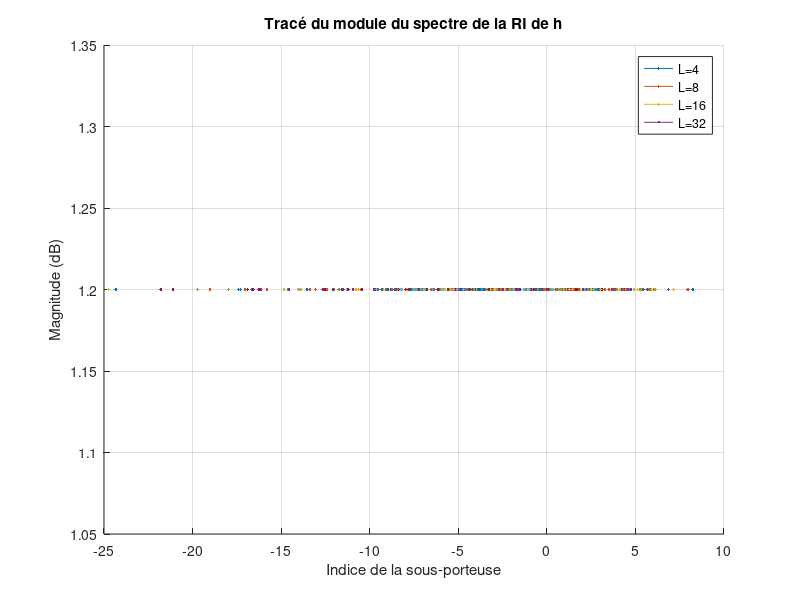
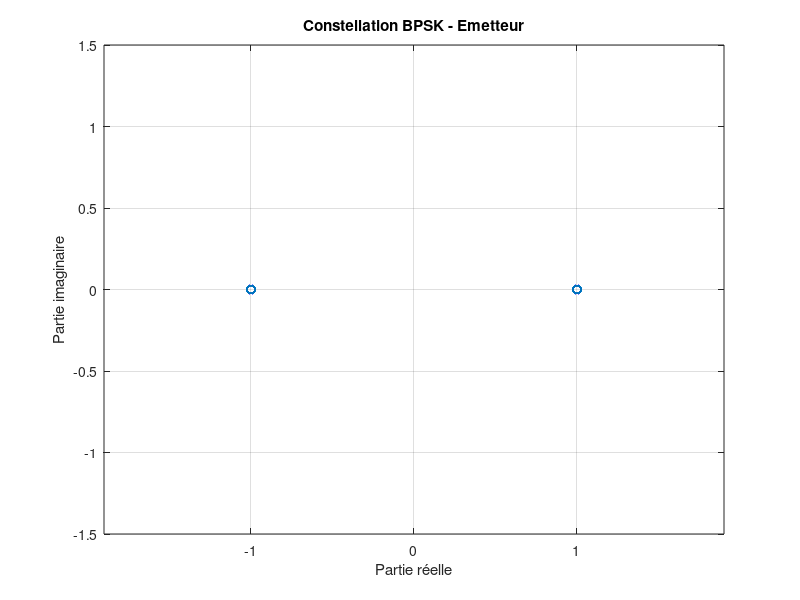
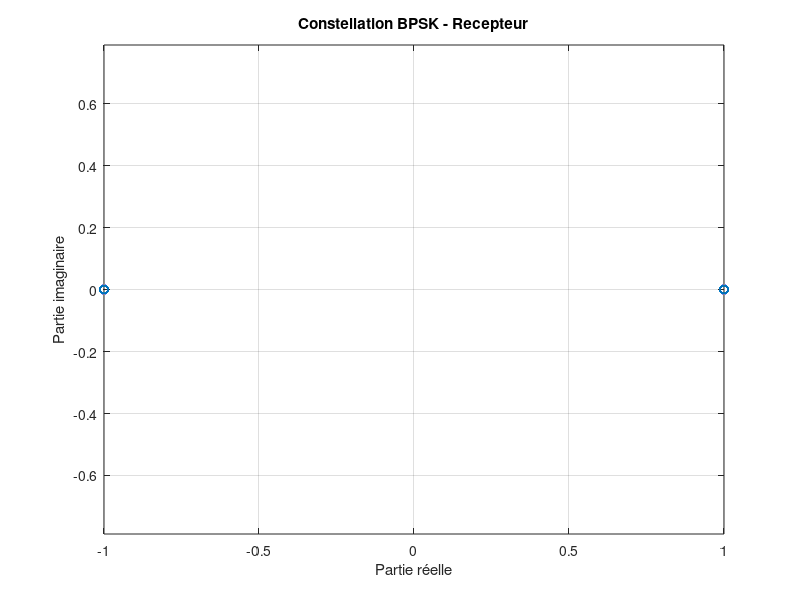

The MATLAB source for these figures, in order: (Note: this script raises an error after producing the figures.)
clear
clc
close all

% Implémentation modulation/démodulation OFDM

% Chaine de communication OFDM (Wifi, 4G, 4G Edge, 5G, ...)

% Version avec intervalle de garde

%% Paramètres
M = 2; % BPSK
cstl = exp(1j*2*pi*(0:M-1)/M);

N = 128; % Nb de sous porteuses
K = 500; % Nb de symboles par sous-porteuses

nb_classes = 100;
L = 16; % Longueur du préfixe cyclique

% Paramètres bruit blanc
sigma = 0;

%% Emetteur 
idx = randi([0, M-1], 1, K*N);
S = cstl(idx + 1); %Stream de symboles

% Démultiplexage (Passage d'un signal série à un signal parallèle)
S_reshaped = reshape(S, N, K); 

% Bloc IFFT pour la modulation
S_ifft = ifft(S_reshaped, N, 1)*sqrt(N);

% Insertion préfixe cylclique
S_Prefixced = S_ifft(N-L+1:end,:); 
Sn_Prefixced = [S_Prefixced; S_ifft];

% Multiplexage (Permet de passer à des signaux en série)
x = Sn_Prefixced(:).';

%% Canal 

% Fonction de transfert du canal (Canal complexe de variance 1/L)
%h=1; %Pour tester que le TEB = 0 couplé à sigma = 0, question (3.2.2)
h = sqrt(1/(2*L)) * (randn(1,L) + 1j*randn(1,L));

% Convolution du signal avec la réponse impulsionnelle du canal
x_canal = conv(x, h);
x_canal = x_canal(1:length(x));

% Génération d'un bruit blanc Gaussien
bruit_blanc = randn(1, (N+L)*K) * sqrt(sigma);

% Signal bruité
x_bruite = x_canal + bruit_blanc;

%% Récepteur
% Signal recu en série

% Démultiplexage (Passage d'un signal série à un signal parallèle)
R_reshaped = reshape(x_bruite, (N+L), K);

% On enleve le préfixe cyclique
R_sansPrefix = R_reshaped(L+1:end, :); % Matrice sans prefixe cyclique

% Bloc FFT pour la démodulation
S_fft = fft(R_sansPrefix, N, 1)/sqrt(N);

% Egalistation/Forcage à zéro
H = fft(h,N).';
S_estime = S_fft ./ H;

% Multiplexage (Permet de passer à des signaux en série)
S_recieved = S_estime(:).'; % Symboles reçus

%% Bloc de décision
S_decode = zeros(1, K*N);    % vecteur ligne

for i= 1:(K*N)
    if real(S_recieved(i))> 0 
        S_decode(i) = 0; % BPSK: 1 for positive real part
    else
        S_decode(i) = 1; % BPSK: 0 for non-positive real part
    end
end


%% TEB (Taux d'erreur binaire)
TEB = sum(S_decode ~= idx)/(K*N);

%% Affichages

% Module du spectre de la RI
L = 4;

figure; 
hold on; 
for i=1:4
    h = sqrt(1/(2*L)) * (randn(1,L) + 1j*randn(1,L));
    H = abs(fft(h, N));
    plot(20*log10(H), LineWidth=1.2);
    L = L * 2;
end

title('Tracé du module du spectre de la RI de h');
xlabel('Indice de la sous-porteuse');
ylabel('Magnitude (dB)');
legend('L=4', 'L=8', 'L=16', 'L=32', 'Location', 'best');
grid on;

% Constellations

% Affichage constellation côté émetteur 
figure;
plot(real(S), imag(S), 'o');
xlabel('Partie réelle');
ylabel('Partie imaginaire');
ylim([-1.5;1.5]);
title('Constellation BPSK - Emetteur');
axis equal;
grid on;

% Affichage constellation côté récepteur 
figure;
plot(real(S_recieved), imag(S_recieved), 'o');
xlabel('Partie réelle');
ylabel('Partie imaginaire');
title('Constellation BPSK - Recepteur');
axis equal;
grid on;

% Histogrammes

% Histogramme partie réelle trame OFDM
figure;
histogram(real(x),nb_classes);
xlabel('Symbole');
ylabel('Nombre');
title('Histogramme partie réelle trame OFDM');
grid on;

% Histogramme partie imaginaire trame OFDM
figure;
histogram(imag(x),nb_classes);
xlabel('Symbole');
ylabel('Nombre');
title('Histogramme partie imaginaire trame OFDM');
grid on;

% Module et phase de la fft de h
L = 16;
h = sqrt(1/(2*L)) * (randn(1,L) + 1j*randn(1,L));
H = fft(h,N);

H_mod = abs(H);
H_phase = atan2(imag(H), real(H))*180/pi;

figure;
subplot(2,1,1);
plot(H_mod)
title('Module de H[k] pour L = 16');
ylabel('Module de H');
grid on; 

subplot(2,1,2);
plot(H_phase)
ylabel('Phase (°)'); 
xlabel('Indice de sous-porteuse k');
title('Phase de H en degré');
grid on; 
